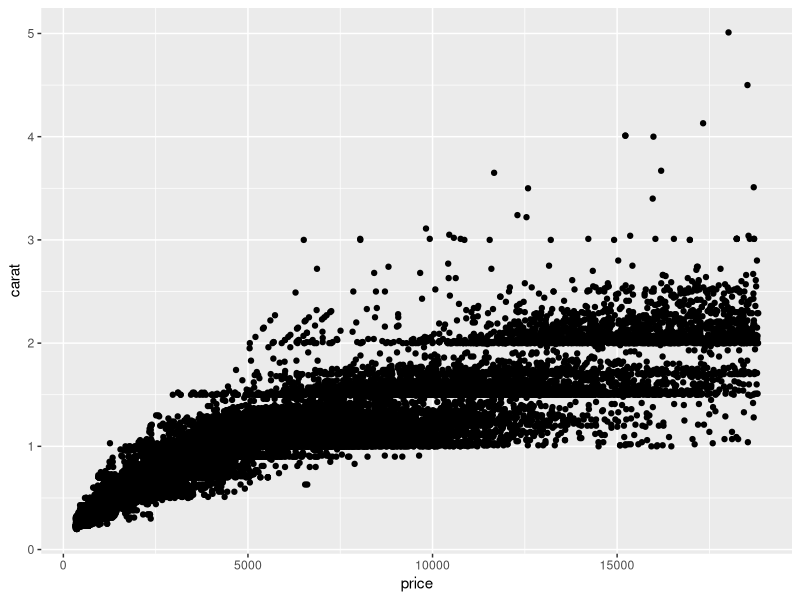

Write R code to recreate this figure.
## ---- chunk 1
knitr::opts_chunk$set(echo = TRUE)
library(tidyverse)
## ---- chunk 2
### In this code chunk, start with the diamonds dataset (built in to
### ggplot2 package) and create a plot of price vs. carat (or some other
### variables of your choice)

ggplot(diamonds, aes(x = price, y = carat)) +
  geom_point()
## ---- chunk 3
### In this code chunk, start with the diamonds dataset (built in to
### ggplot2 package) and create a subset based on filtering, e.g., 
### size greater than 1 carat or cut is "Ideal"



## ---- chunk 4
### Both partners - delete this comment, then write some code here
### to plot, summarize, calculate something simple using the diamonds
### dataset.


## ---- chunk 5
### Both partners - delete this comment, then write some code here
### to plot, summarize, calculate something simple using the diamonds
### dataset.


